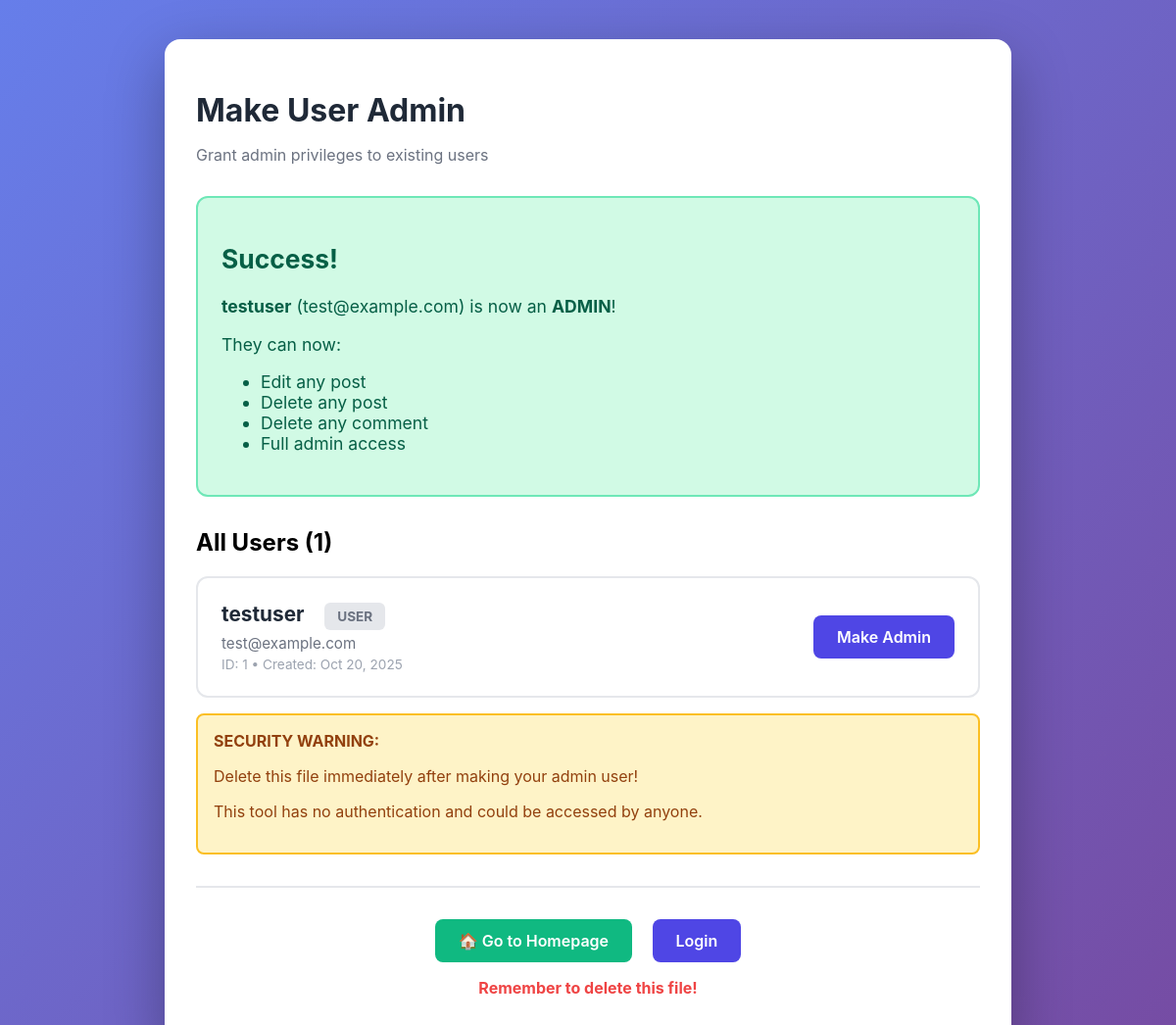
The page /make-user-admin.php?action=promote&user_id=1 on the database its author committed.
### tables this page shows
CREATE TABLE IF NOT EXISTS user (
    id INT AUTO_INCREMENT PRIMARY KEY,
    username VARCHAR(50) NOT NULL UNIQUE,
    email VARCHAR(100) NOT NULL UNIQUE,
    password VARCHAR(255) NOT NULL,
    role ENUM('user', 'admin') DEFAULT 'user',
    created_at TIMESTAMP DEFAULT CURRENT_TIMESTAMP,
    INDEX idx_email (email),
    INDEX idx_username (username)
);

### make-user-admin.php (the view, shortened to what this page needs)
<?php
echo "<!DOCTYPE html>
<html lang='en'>
<head>
</head>
<body>
    <div class='container'>";
echo "<h1>Make User Admin</h1>";
echo "<p class='subtitle'>Grant admin privileges to existing users</p>";
if (isset($_GET['action']) && $_GET['action'] === 'promote' && isset($_GET['user_id'])) {
    $userId = intval($_GET['user_id']);
    try {
        $db = getDB();
        $stmt = $db->prepare("SELECT username, email, role FROM user WHERE id = ?");
        $stmt->execute([$userId]);
        $user = $stmt->fetch();
        if (!$user) {
            echo "<div class='error'>User not found!</div>";
        } elseif ($user['role'] === 'admin') {
            echo "<div class='error'>User <strong>" . htmlspecialchars($user['username']) . "</strong> is already an admin!</div>";
        } else {
            echo "<div class='success'>
                <h2>Success!</h2>
                <p><strong>" . htmlspecialchars($user['username']) . "</strong> (" . htmlspecialchars($user['email']) . ") is now an <strong>ADMIN</strong>!</p>
                <p style='margin-top: 1rem;'>They can now:</p>
                <ul>
                    <li>Edit any post</li>
                    <li>Delete any post</li>
                    <li>Delete any comment</li>
                    <li>Full admin access</li>
                </ul>
            </div>";
        }
    } catch (PDOException $e) {
        echo "<div class='error'>Database error: " . htmlspecialchars($e->getMessage()) . "</div>";
    }
}
try {
    $db = getDB();
    $stmt = $db->query("SELECT id, username, email, role, created_at FROM user ORDER BY role DESC, created_at ASC");
    $users = $stmt->fetchAll();
    if (empty($users)) {
        echo "<div class='empty'>
            <h2>No Users Found</h2>
            <p>There are no users in the database yet.</p>
        </div>";
    } else {
        echo "<h2 style='margin-top: 2rem;'>All Users (" . count($users) . ")</h2>";
        foreach ($users as $user) {
            $isAdmin = $user['role'] === 'admin';
            $badgeClass = $isAdmin ? 'badge-admin' : 'badge-user';
            $badgeText = strtoupper($user['role']);
            echo "<div class='user-card'>
                <div class='user-info'>
                    <div class='user-name'>
                        " . htmlspecialchars($user['username']) . "
                        <span class='badge $badgeClass'>$badgeText</span>
                    </div>
                    <div class='user-email'>" . htmlspecialchars($user['email']) . "</div>
                    <div class='user-id'>ID: {$user['id']} • Created: " . date('M d, Y', strtotime($user['created_at'])) . "</div>
                </div>
                <div>";
            if ($isAdmin) {
                echo "<a href='?action=demote&user_id={$user['id']}' class='btn btn-danger' onclick='return confirm(\"Remove admin privileges from {$user['username']}?\")'>
                    Demote to User
                </a>";
            } else {
                echo "<a href='?action=promote&user_id={$user['id']}' class='btn btn-primary' onclick='return confirm(\"Make {$user['username']} an admin?\")'>
                    Make Admin
                </a>";
            }
            echo "</div>
            </div>";
        }
    }
} catch (PDOException $e) {
    echo "<div class='error'>Could not load users: " . htmlspecialchars($e->getMessage()) . "</div>";
}
echo "<div class='warning'>
    <strong>SECURITY WARNING:</strong>
    <p>Delete this file immediately after making your admin user!</p>
    <p>This tool has no authentication and could be accessed by anyone.</p>
</div>";
echo "<div class='footer'>
    <a href='index.php' class='btn btn-success'>🏠 Go to Homepage</a>
    <a href='pages/login.php' class='btn btn-primary' style='margin-left: 1rem;'>Login</a>
    <p style='margin-top: 1rem; color: #ef4444;'><strong>Remember to delete this file!</strong></p>
</div>";
echo "</div>
</body>
</html>";
?>

### make-user-admin.php (style rules this page uses)
body { font-family: -apple-system, BlinkMacSystemFont, 'Segoe UI', Roboto, Arial, sans-serif; background: linear-gradient(135deg, #667eea 0%, #764ba2 100%); padding: 2rem; min-height: 100vh; }
.container { max-width: 800px; margin: 0 auto; background: white; padding: 2rem; border-radius: 16px; box-shadow: 0 20px 60px rgba(0,0,0,0.3); }
h1 { color: #1f2937; margin-bottom: 0.5rem; font-size: 2rem; }
.subtitle { color: #6b7280; margin-bottom: 2rem; }
.user-card { border: 2px solid #e5e7eb; border-radius: 12px; padding: 1.5rem; margin: 1rem 0; display: flex; justify-content: space-between; align-items: center; transition: all 0.3s; }
.user-info { flex: 1; }
.user-name { font-size: 1.3rem; font-weight: 700; color: #1f2937; margin-bottom: 0.25rem; }
.user-email { color: #6b7280; font-size: 0.95rem; }
.user-id { color: #9ca3af; font-size: 0.85rem; margin-top: 0.25rem; }
.badge { display: inline-block; padding: 0.4rem 0.8rem; border-radius: 6px; font-size: 0.85rem; font-weight: 700; margin-left: 1rem; }
.badge-user { background: #e5e7eb; color: #6b7280; }
.btn { padding: 0.75rem 1.5rem; border: none; border-radius: 8px; font-weight: 600; cursor: pointer; font-size: 1rem; transition: all 0.2s; text-decoration: none; display: inline-block; }
.btn-primary { background: #4f46e5; color: white; }
.btn-success { background: #10b981; color: white; }
.success { background: #d1fae5; color: #065f46; padding: 1.5rem; border-radius: 12px; margin: 1rem 0; border: 2px solid #6ee7b7; font-size: 1.1rem; }
.warning { background: #fef3c7; color: #92400e; padding: 1rem; border-radius: 8px; margin: 1rem 0; border: 2px solid #fbbf24; }
.footer { margin-top: 2rem; padding-top: 2rem; border-top: 2px solid #e5e7eb; text-align: center; }

### rows shown on the page
user: username "testuser", email "test@example.com", role "USER", id "1", created_at "Oct 20, 2025"

### other values the page prints
count($users) "1"
